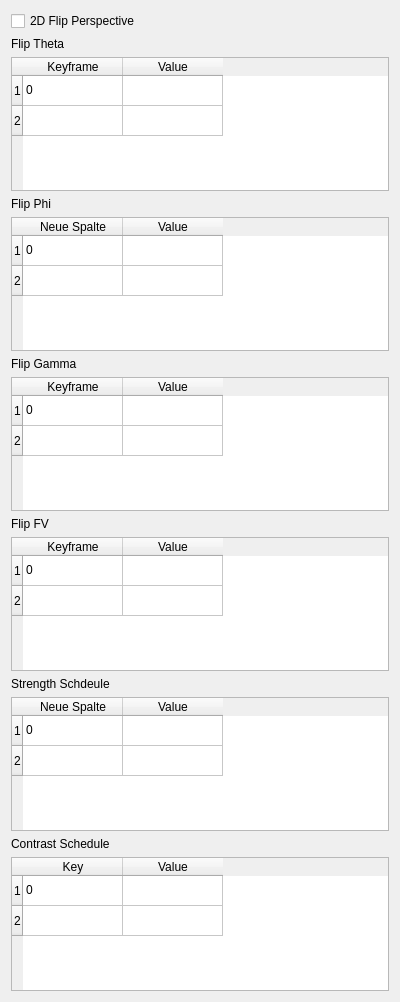
<?xml version="1.0" encoding="UTF-8"?>
<ui version="4.0">
 <class>Form</class>
 <widget class="QWidget" name="Form">
  <property name="geometry">
   <rect>
    <x>0</x>
    <y>0</y>
    <width>400</width>
    <height>1002</height>
   </rect>
  </property>
  <property name="windowTitle">
   <string>Form</string>
  </property>
  <layout class="QVBoxLayout" name="verticalLayout">
   <item>
    <widget class="QCheckBox" name="checkBox">
     <property name="text">
      <string>2D Flip Perspective</string>
     </property>
    </widget>
   </item>
   <item>
    <widget class="QLabel" name="label">
     <property name="text">
      <string>Flip Theta</string>
     </property>
    </widget>
   </item>
   <item>
    <widget class="QTableWidget" name="tableWidget">
     <property name="rowCount">
      <number>2</number>
     </property>
     <property name="columnCount">
      <number>2</number>
     </property>
     <row/>
     <row/>
     <column>
      <property name="text">
       <string>Keyframe</string>
      </property>
     </column>
     <column>
      <property name="text">
       <string>Value</string>
      </property>
     </column>
     <item row="0" column="0">
      <property name="text">
       <string>0</string>
      </property>
     </item>
    </widget>
   </item>
   <item>
    <widget class="QLabel" name="label_10">
     <property name="text">
      <string>Flip Phi</string>
     </property>
    </widget>
   </item>
   <item>
    <widget class="QTableWidget" name="tableWidget_2">
     <property name="rowCount">
      <number>2</number>
     </property>
     <property name="columnCount">
      <number>2</number>
     </property>
     <row/>
     <row/>
     <column>
      <property name="text">
       <string>Neue Spalte</string>
      </property>
     </column>
     <column>
      <property name="text">
       <string>Value</string>
      </property>
     </column>
     <item row="0" column="0">
      <property name="text">
       <string>0</string>
      </property>
     </item>
    </widget>
   </item>
   <item>
    <widget class="QLabel" name="label_9">
     <property name="text">
      <string>Flip Gamma</string>
     </property>
    </widget>
   </item>
   <item>
    <widget class="QTableWidget" name="tableWidget_3">
     <property name="rowCount">
      <number>2</number>
     </property>
     <row/>
     <row/>
     <column>
      <property name="text">
       <string>Keyframe</string>
      </property>
     </column>
     <column>
      <property name="text">
       <string>Value</string>
      </property>
     </column>
     <item row="0" column="0">
      <property name="text">
       <string>0</string>
      </property>
     </item>
    </widget>
   </item>
   <item>
    <widget class="QLabel" name="label_8">
     <property name="text">
      <string>Flip FV</string>
     </property>
    </widget>
   </item>
   <item>
    <widget class="QTableWidget" name="tableWidget_4">
     <property name="rowCount">
      <number>2</number>
     </property>
     <row/>
     <row/>
     <column>
      <property name="text">
       <string>Keyframe</string>
      </property>
     </column>
     <column>
      <property name="text">
       <string>Value</string>
      </property>
     </column>
     <item row="0" column="0">
      <property name="text">
       <string>0</string>
      </property>
     </item>
    </widget>
   </item>
   <item>
    <widget class="QLabel" name="label_7">
     <property name="text">
      <string>Strength Schdeule</string>
     </property>
    </widget>
   </item>
   <item>
    <widget class="QTableWidget" name="tableWidget_5">
     <property name="rowCount">
      <number>2</number>
     </property>
     <row/>
     <row/>
     <column>
      <property name="text">
       <string>Neue Spalte</string>
      </property>
     </column>
     <column>
      <property name="text">
       <string>Value</string>
      </property>
     </column>
     <item row="0" column="0">
      <property name="text">
       <string>0</string>
      </property>
     </item>
    </widget>
   </item>
   <item>
    <widget class="QLabel" name="label_6">
     <property name="text">
      <string>Contrast Schedule</string>
     </property>
    </widget>
   </item>
   <item>
    <widget class="QTableWidget" name="tableWidget_6">
     <property name="rowCount">
      <number>2</number>
     </property>
     <row/>
     <row/>
     <column>
      <property name="text">
       <string>Key</string>
      </property>
     </column>
     <column>
      <property name="text">
       <string>Value</string>
      </property>
     </column>
     <item row="0" column="0">
      <property name="text">
       <string>0</string>
      </property>
     </item>
    </widget>
   </item>
  </layout>
 </widget>
 <resources/>
 <connections/>
</ui>
